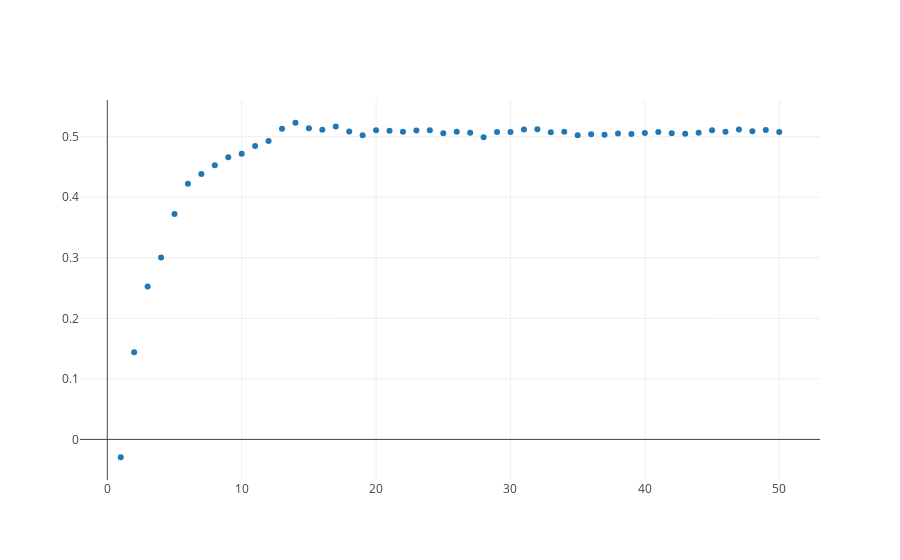

The notebook cell saved with this chart:
### Code cell
from graph import trace_values, plot
x_vals = list(range(1, len(rfr_n_trees.estimators_) + 1))
trace = trace_values(x_vals, r2_scores)
plot([trace])

### Figure 1 — Plotly figure (JSON) as saved in the notebook; plotly's stock layout.template omitted (floating-point values rounded to 4 significant figures)
{"data": [{"mode": "markers", "name": "data", "text": [], "type": "scatter", "uid": "52fb5622-8e1d-4f5d-ab21-785218d8f667", "x": [1, 2, 3, 4, 5, 6, 7, 8, 9, 10, 11, 12, 13, 14, 15, 16, 17, 18, 19, 20, 21, 22, 23, 24, 25, 26, 27, 28, 29, 30, 31, 32, 33, 34, 35, 36, 37, 38, 39, 40, 41, 42, 43, 44, 45, 46, 47, 48, 49, 50], "y": [-0.02944, 0.1441, 0.2526, 0.3004, 0.3724, 0.4221, 0.4384, 0.453, 0.4661, 0.472, 0.4849, 0.4929, 0.513, 0.5231, 0.5138, 0.5115, 0.5168, 0.5085, 0.5026, 0.5106, 0.5097, 0.5082, 0.5101, 0.5108, 0.5057, 0.5084, 0.5065, 0.4989, 0.5079, 0.508, 0.5118, 0.5123, 0.5072, 0.5083, 0.5024, 0.5039, 0.5031, 0.5055, 0.5047, 0.5061, 0.5077, 0.5055, 0.5047, 0.5067, 0.5107, 0.5084, 0.5117, 0.5091, 0.5112, 0.5078]}], "layout": {"autosize": true, "xaxis": {"autorange": true, "range": [-2.042, 53.04], "type": "linear"}, "yaxis": {"autorange": true, "range": [-0.06991, 0.5635], "type": "linear"}}}
